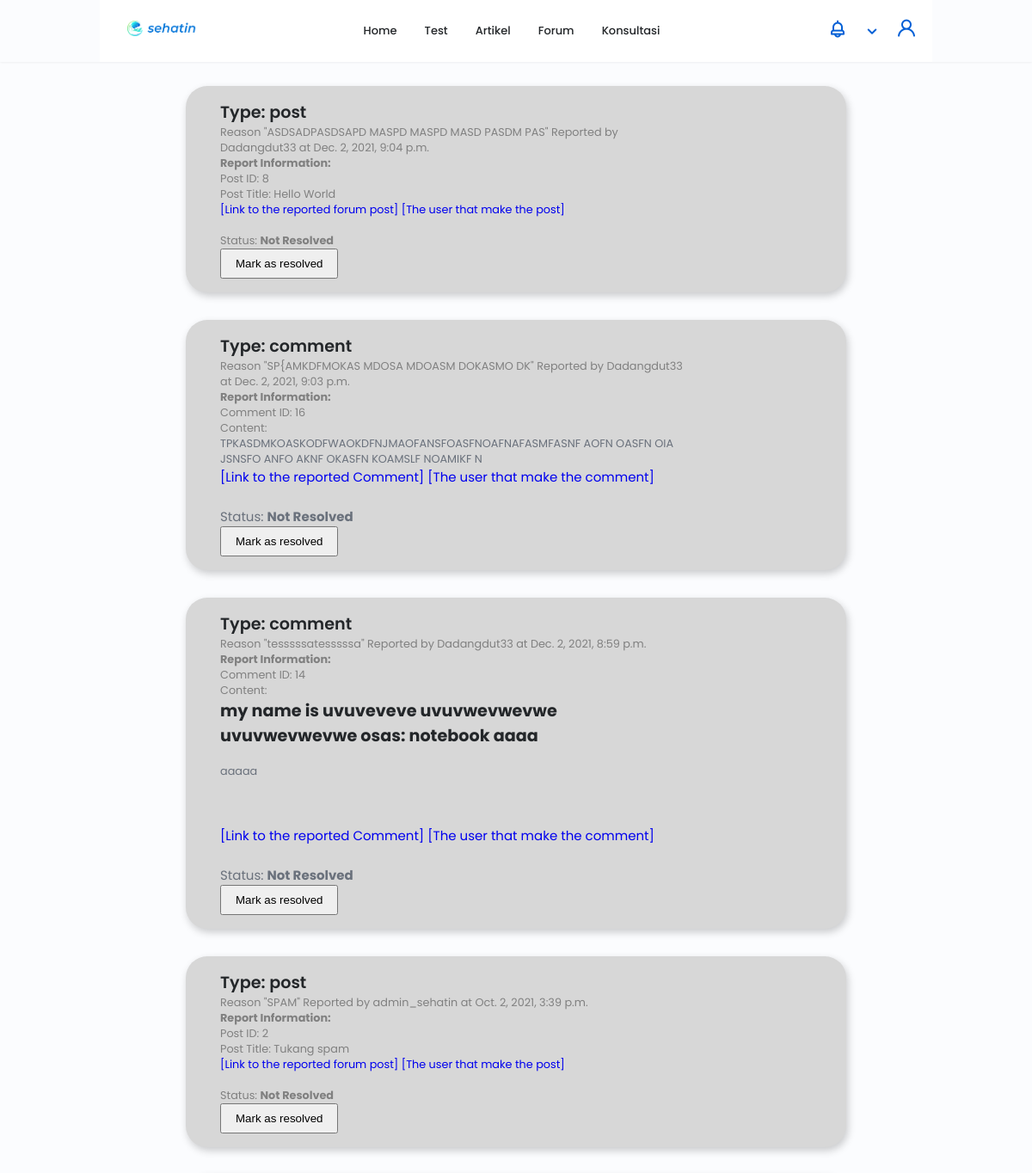
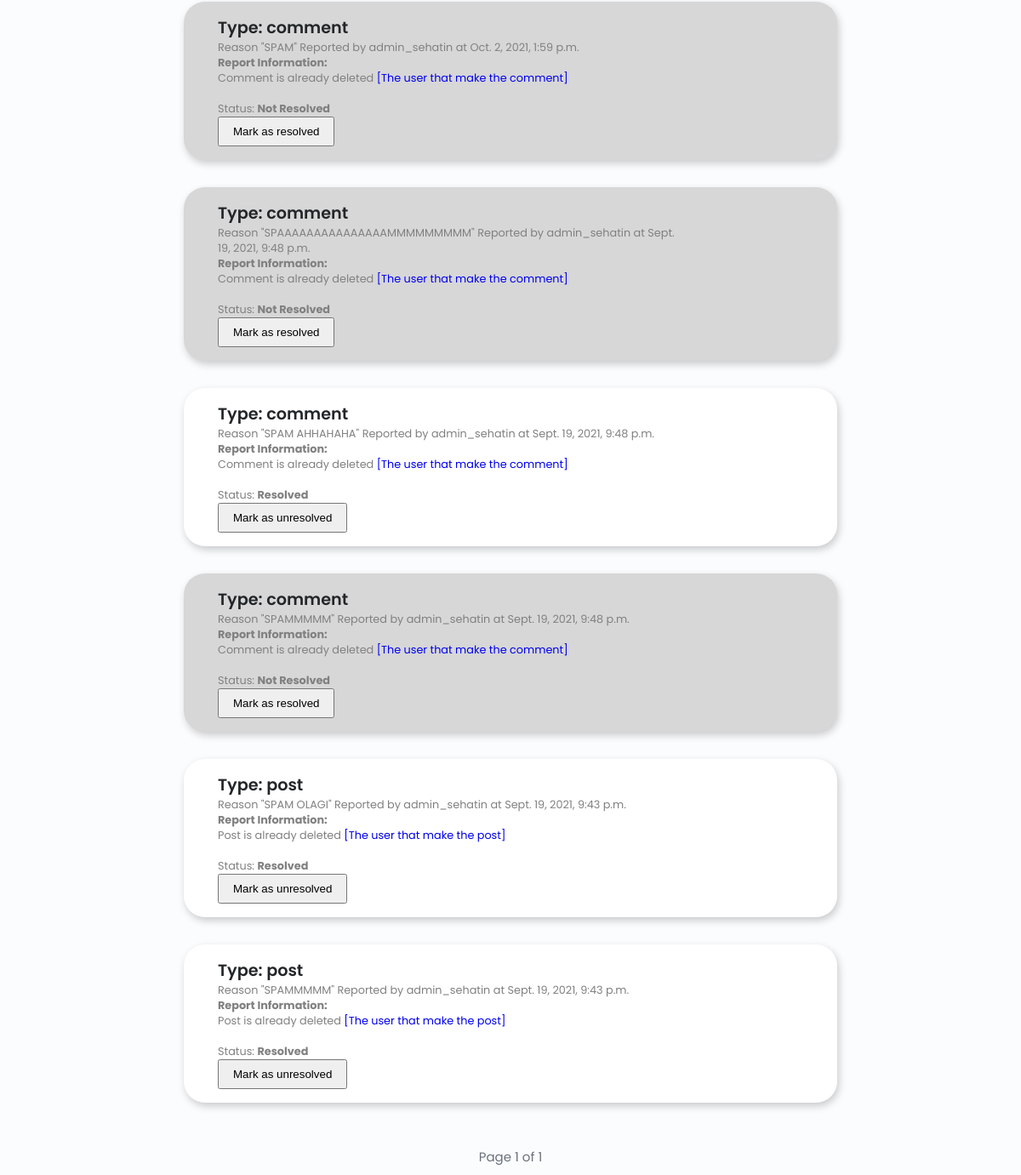
The app's page /report (signed in) with its own data (2 pictures, top to bottom).
### sehat_in_webproject/models.py (models this page shows)
class Report(models.Model):
    user = models.ForeignKey(User, on_delete=models.SET_NULL, null=True, related_name='reporter') # The one that reports
    reportedUser = models.ForeignKey(User, on_delete=models.SET_NULL, null=True, related_name='reported') # If reporting a user
    post = models.ForeignKey(Forum, on_delete=models.SET_NULL, null=True) # If reporting a post
    comment = models.ForeignKey(Comment, on_delete=models.SET_NULL, null=True) # If reporting a comment
    reason = models.CharField(max_length=200)
    reportType = models.CharField(max_length=50)
    isResolved = models.BooleanField(default=False)
    created_at = models.DateTimeField(auto_now_add=True)

class Forum(models.Model): # Post
    id = models.AutoField(primary_key=True)
    title = models.CharField(max_length=200)
    content = models.TextField()
    tag = models.ForeignKey(Tag, on_delete=models.CASCADE, null=True, blank=True)
    user = models.ForeignKey(User, on_delete=models.SET_NULL, null=True)
    likes = models.IntegerField(default=0)
    comments = models.IntegerField(default=0)
    created_at = models.DateTimeField(auto_now_add=True)
    updated_at = models.DateTimeField(auto_now=True)

class Comment(models.Model): # Comment of a post
    id = models.AutoField(primary_key=True)
    content = models.TextField()
    created_at = models.DateTimeField(auto_now_add=True)
    updated_at = models.DateTimeField(auto_now=True)
    comment_Forum = models.ForeignKey(Forum, on_delete=models.CASCADE, null=True, blank=True)
    comment_Konsultasi = models.ForeignKey(Konsultasi, on_delete=models.CASCADE, null=True, blank=True)
    user = models.ForeignKey(User, on_delete=models.SET_NULL, null=True)
    likes = models.IntegerField(default=0)

### sehat_in_webproject/views.py (the view)
# urls.py: path('report', views.report, name='report'),
def report(request):
    if request.user.is_superuser:
        paginator = Paginator(Report.objects.all().order_by('-created_at'), 25)
        page = request.GET.get('page')
        reports = paginator.get_page(page)
        notifications = Notification.objects.filter(user=request.user).order_by('-created_at')
        return render(request, 'report.html', {'reportsPaged': reports, 'notifications': notifications})
    else:
        raise PermissionDenied()

### templates/report.html (shortened to what this page needs)
<!DOCTYPE html>
<html lang="en">
{% load static %}
<head>
    <link rel="stylesheet" href="{% static 'css/swiper-bundle.min.css' %}">
    <link rel="stylesheet" href="https://unicons.iconscout.com/release/v4.0.0/css/line.css">
    <link rel="stylesheet" href="{% static 'css/styles.css' %}">
    <link rel="stylesheet" href="{% static 'css/header.css' %}">
    <link rel="stylesheet" href="{% static 'css/footer.css' %}">
    <link rel="stylesheet" href="{% static 'css/forum.css' %}">
</head>
<body>
    {% include 'templates/header.html' %}
    <main class="container" style="margin-top: 100px;">
        <div class="container__forum">
            {% for report in reportsPaged %}
            {% if report.isResolved %}
            <div class="container__card" id="report-{{ report.id }}" style="background-color: white; padding-right: 0px; width: auto; height: auto;">
            {% else %}
            <div class="container__card" id="report-{{ report.id }}" style="background-color: #d7d7d7; padding-right: 0px; width: auto; height: auto;">
            {% endif %}
                <div class="forum__about" style="width: auto;">
                    <h1>Type: {{ report.reportType }}</h1>
                    <p style="width: auto; max-width: 100%; color: gray;" id="report-text-{{ report.id }}">
                        Reason "{{ report.reason }}" Reported by {{ report.user }} at {{ report.created_at }}<br>
                        <b>Report Information:</b> <br>
                        {% if report.reportType == 'post' %}
                            {% if report.post %}
                                Post ID: {{ report.post.id }}<br>
                                Post Title: {{ report.post.title }}<br>
                                <a href="/forum/{{ report.post.id }}">[Link to the reported forum post]</a>
                            {% else %}
                                Post is already deleted
                            {% endif %}
                            {% if report.user %}
                                <a href="/profile/{{ report.user.username }}">[The user that make the post]</a>
                            {% else %}
                                User is already deleted
                            {% endif %}
                        {% elif report.reportType == 'comment' %}
                            {% if report.comment %}
                                Comment ID: {{ report.comment.id }}<br>
                                Content:<br>{% autoescape off %}{{ report.comment.content }}{% endautoescape %}
                                <a href="/forum/{{ report.post.id }}/{{ report.post.title }}#comments-{{ report.comment.id }}">[Link to the reported Comment]</a>
                            {% else %}
                                Comment is already deleted
                            {% endif %}
                            {% if report.user %}
                                <a href="/profile/{{ report.user.username }}">[The user that make the comment]</a>
                            {% else %}
                                User is already deleted
                            {% endif %}
                        {% elif report.reportType == 'user' %}
                            {% if report.user %}
                                <a href="/profile/{{ report.user.username }}">[{{ report.user.username }}'s profile]</a>
                            {% else %}
                                User is already deleted
                            {% endif %}
                        {% endif %}
                        <br><br>
                        Status: <span id="status-{{ report.id }}"><b>{% if report.isResolved %}Resolved{% else %}Not Resolved{% endif %}</b></span></br>
                    </p>
                    <button id="resolvebtn-{{ report.id }}" onclick="statusChange('{{ report.id }}', '{{ csrf_token }}')">
                        {% if report.isResolved %}Mark as unresolved{% else %}Mark as resolved{% endif %}
                    </button>
                </div>
            </div>
        {% endfor %}
        </div>
    </main>
    <div class="page-num" style="margin-bottom: 10px;">
        Page {{ reportsPaged.number }} of {{ reportsPaged.paginator.num_pages }}<br>
    </div>
</body>
</html>

### static/css/styles.css (style rules this page uses)
:root { --header-height: 3rem; --hue-color: 215; --first-color: hsl(var(--hue-color), 69%, 61%); --first-color-second: hsl(var(--hue-color), 69%, 61%); --first-color-alt: hsl(var(--hue-color), 57%, 53%); --first-color-lighter: hsl(var(--hue-color), 92%, 85%); --title-color: hsl(var(--hue-color), 8%, 15%); --text-color: hsl(var(--hue-color), 8%, 45%); --text-color-light: hsl(var(--hue-color), 8%, 65%); --input-color: hsl(var(--hue-color), 70%, 96%); --body-color: hsl(var(--hue-color), 60%, 99%); --container-color: #FFF; --scroll-bar-color: hsl(var(--hue-color), 12%, 90%); --scroll-thumb-color: hsl(var(--hue-color), 12%, 80%); --body-font: 'Poppins', sans-serif; --big-font-size: 2rem; --h1-font-size: 1.5rem; --h2-font-size: 1.25rem; --h3-font-size: 1.125rem; --normal-font-size: .938rem; --small-font-size: .813rem; --smaller-font-size: .75rem; --font-medium: 500; --font-semi-bold: 600; --mb-0-25: .25rem; --mb-0-5: .5rem; --mb-0-75: .75rem; --mb-1: 1rem; --mb-1-5: 1.5rem; --mb-2: 2rem; --mb-2-5: 2.5rem; --mb-3: 3rem; --z-tooltip: 10; --z-fixed: 100; --z-modal: 1000; }
@media screen and (min-width: 968px) { :root { --big-font-size: 3rem; --h1-font-size: 2.25rem; --h2-font-size: 1.5rem; --h3-font-size: 1.25rem; --normal-font-size: 1rem; --small-font-size: .875rem; --smaller-font-size: 813rem; } }
* { box-sizing: border-box; padding: 0; margin: 0; }
html { scroll-behavior: smooth; }
body { margin: 0 0 var(--header-height) 0; font-family: var(--body-font); font-size: var(--normal-font-size); background-color: var(--body-color); color: var(--text-color); }
h1, h2, h3, h4 { color: var(--title-color); font-weight: var(--font-semi-bold); }
a { text-decoration: none; }
.page-num { text-align: center; padding-top: 20px; }
.container { max-width: 768px; margin-left: var(--mb-1-5); margin-right: var(--mb-1-5); }
@media screen and (min-width:768px) { .container { margin-left: auto; margin-right: auto; } }
@media screen and (min-width:768px) { body { margin: 0; } }

### static/css/header.css (style rules this page uses)
:root { --header-height: 3rem; --hue-color: 215; --first-color: hsl(var(--hue-color), 69%, 61%); --first-color-second: hsl(var(--hue-color), 69%, 61%); --first-color-alt: hsl(var(--hue-color), 57%, 53%); --first-color-lighter: hsl(var(--hue-color), 92%, 85%); --title-color: hsl(var(--hue-color), 8%, 15%); --text-color: hsl(var(--hue-color), 8%, 45%); --text-color-light: hsl(var(--hue-color), 8%, 65%); --input-color: hsl(var(--hue-color), 70%, 96%); --body-color: hsl(var(--hue-color), 60%, 99%); --container-color: #FFF; --scroll-bar-color: hsl(var(--hue-color), 12%, 90%); --scroll-thumb-color: hsl(var(--hue-color), 12%, 80%); --body-font: 'Poppins', sans-serif; --big-font-size: 2rem; --h1-font-size: 1.5rem; --h2-font-size: 1.25rem; --h3-font-size: 1.125rem; --normal-font-size: .938rem; --small-font-size: .813rem; --smaller-font-size: .75rem; --font-medium: 500; --font-semi-bold: 600; --mb-0-25: .25rem; --mb-0-5: .5rem; --mb-0-75: .75rem; --mb-1: 1rem; --mb-1-5: 1.5rem; --mb-2: 2rem; --mb-2-5: 2.5rem; --mb-3: 3rem; --z-tooltip: 10; --z-fixed: 100; --z-modal: 1000; }

### static/css/forum.css (style rules this page uses)
.container { display: flex; }
main { margin-top: 2rem; }
.container__forum { display: flex; flex-direction:column; }
.container__card { display: flex; background: #FFFFFF; box-shadow: 2px 4px 10px rgba(0, 0, 0, 0.2); border-radius: 25px; padding: 1rem 2.5rem; width: 38rem; height: 10rem; margin-bottom: 2rem; }
.forum__about { max-width: 75%; }
.forum__about h1 { font-size: 1.2rem; overflow: hidden; }
.forum__about p { font-size: 0.8rem; min-width: 24rem; word-wrap: break-word; }
button { padding: .5rem 1rem; cursor: pointer; }

### records on screen
Report: reportType "post", reason "ASDSADPASDSAPD MASPD MASPD MASD PASDM PAS", user "Dadangdut33", created_at "Dec. 2, 2021, 9:04 p.m.", post.id "8", post "Hello World", isResolved "Not Resolved"
Report: reportType "comment", reason "SP{AMKDFMOKAS MDOSA MDOASM DOKASMO DK", user "Dadangdut33", created_at "Dec. 2, 2021, 9:03 p.m.", comment.id "16", comment.content "TPKASDMKOASKODFWAOKDFNJMAOFANSFOASFNOAFNAFASMFASNF AOFN OASFN OIA JSNSFO ANFO AKNF OKASFN KOAMSLF NOAMIKF N", isResolved "Not Resolved"
Report: reportType "comment", reason "tesssssatesssssa", user "Dadangdut33", created_at "Dec. 2, 2021, 8:59 p.m.", comment.id "14", comment.content "my name is uvuveveve uvuvwevwevwe uvuvwevwevwe osas: notebook aaaa aaaaa", isResolved "Not Resolved"
Report: reportType "post", reason "SPAM", user "admin_sehatin", created_at "Oct. 2, 2021, 3:39 p.m.", post.id "2", post "Tukang spam", isResolved "Not Resolved"
Report: reportType "comment", reason "SPAM", user "admin_sehatin", created_at "Oct. 2, 2021, 1:59 p.m.", shows "Comment is already deleted", isResolved "Not Resolved"
Report: reportType "comment", reason "SPAAAAAAAAAAAAAAAMMMMMMMMM", user "admin_sehatin", created_at "Sept. 19, 2021, 9:48 p.m.", shows "Comment is already deleted", isResolved "Not Resolved"
Report: reportType "comment", reason "SPAM AHHAHAHA", user "admin_sehatin", created_at "Sept. 19, 2021, 9:48 p.m.", shows "Comment is already deleted", isResolved "Resolved"
Report: reportType "comment", reason "SPAMMMMM", user "admin_sehatin", created_at "Sept. 19, 2021, 9:48 p.m.", shows "Comment is already deleted", isResolved "Not Resolved"
Report: reportType "post", reason "SPAM OLAGI", user "admin_sehatin", created_at "Sept. 19, 2021, 9:43 p.m.", shows "Post is already deleted", isResolved "Resolved"
Report: reportType "post", reason "SPAMMMMM", user "admin_sehatin", created_at "Sept. 19, 2021, 9:43 p.m.", shows "Post is already deleted", isResolved "Resolved"

### other values on screen
{{ reportsPaged.number }} "1"
{{ reportsPaged.paginator.num_pages }} "1"
